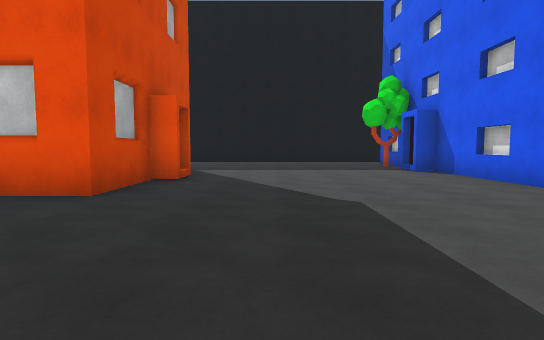
View 1 (above)

24 first-person views from a walk through a scene from a Unity 3-D project. The camera is 1.2 m above the floor, tilts 4° down and sees 80° across. The floor is counted in squares, 2 m on a side. Each view is taken from the middle of a square. On the plan, view 1 faces up. The plan holds only what a view shows up to about 10 squares ahead; the rest is blank. The place goes on beyond the plan. Some animated figures are not drawn. Surface patterns are stand-ins for the level's own textures.

View 2
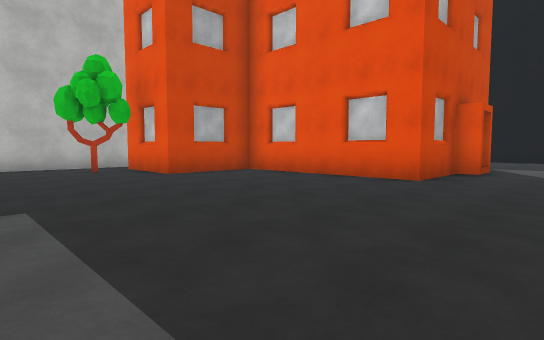

View 3
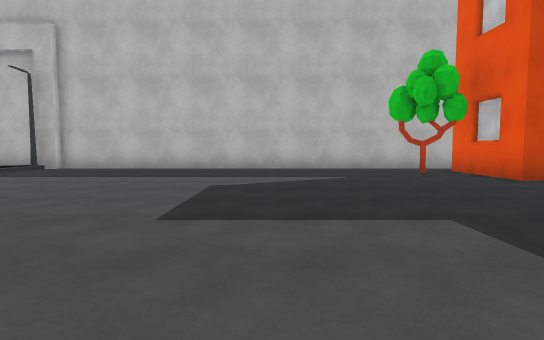

View 4
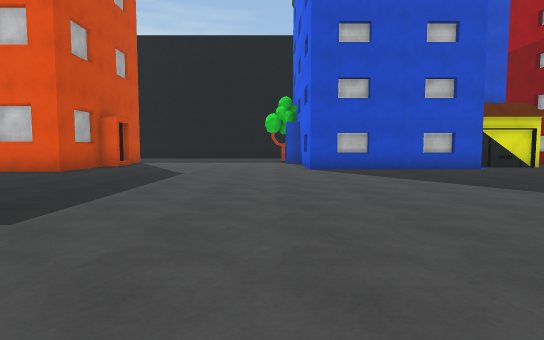

View 5
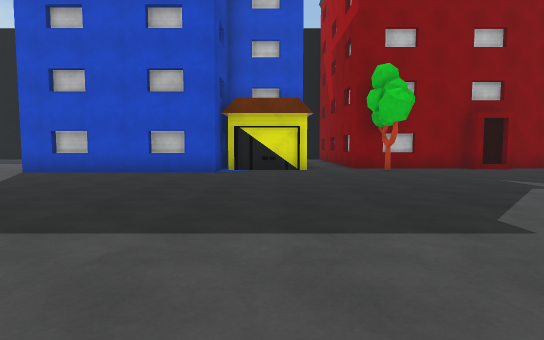

View 6
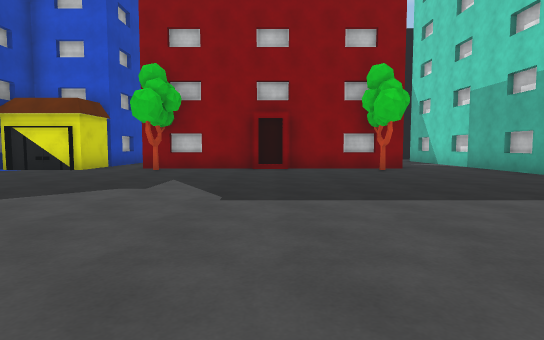

View 7
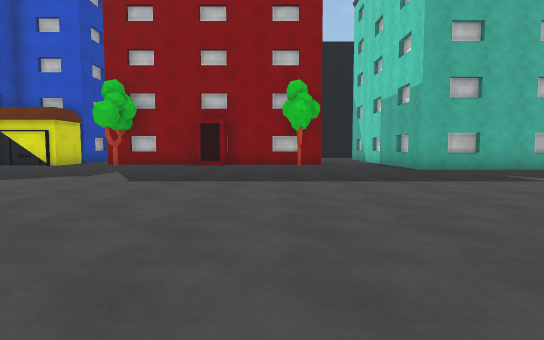

View 8
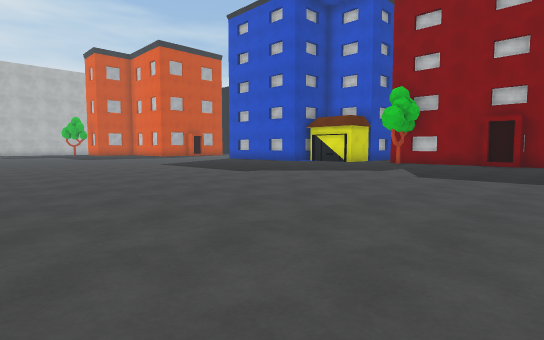

View 9
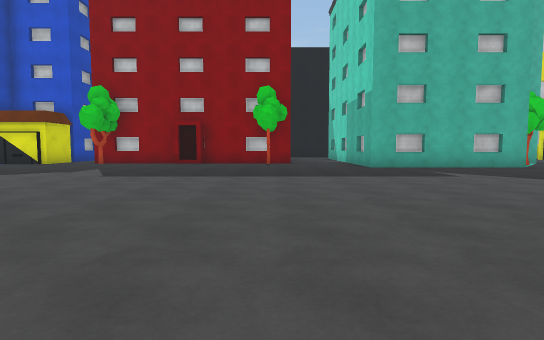

View 10
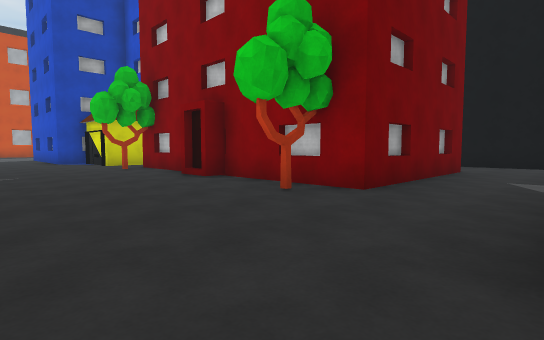

View 11
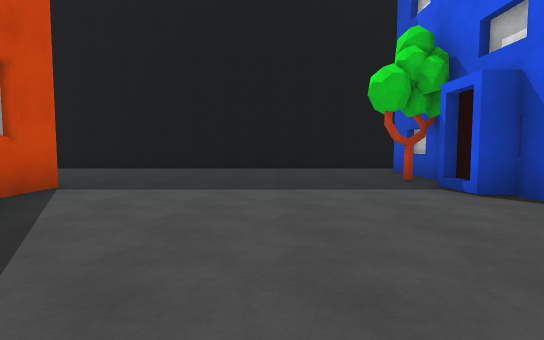

View 12
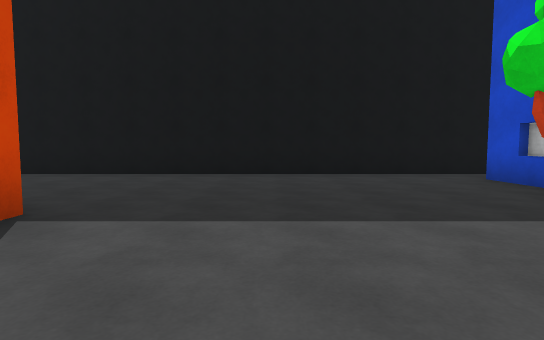

View 13
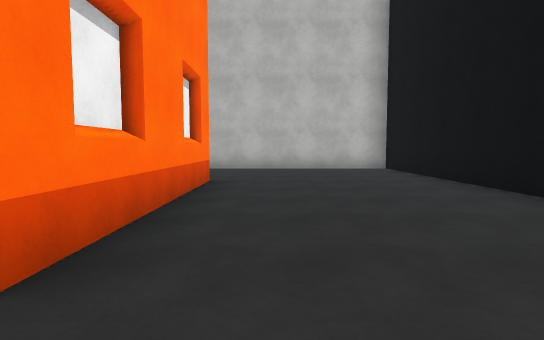

View 14
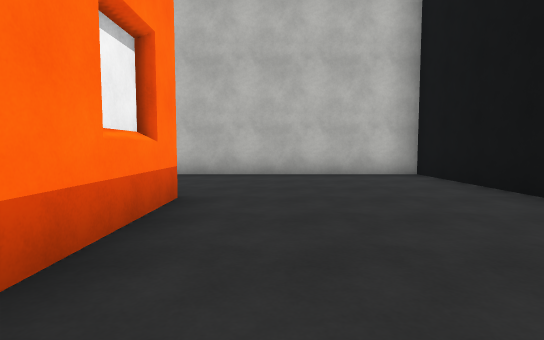

View 15
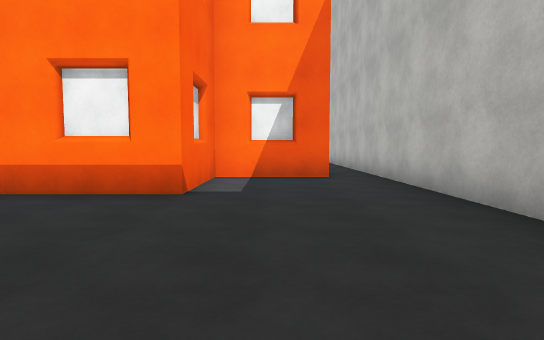

View 16
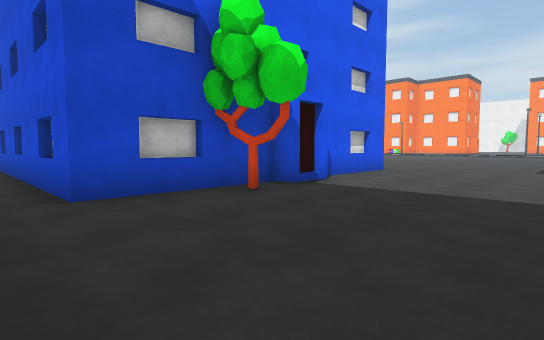

View 17
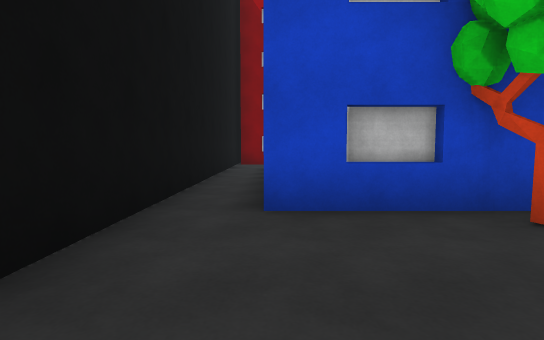

View 18
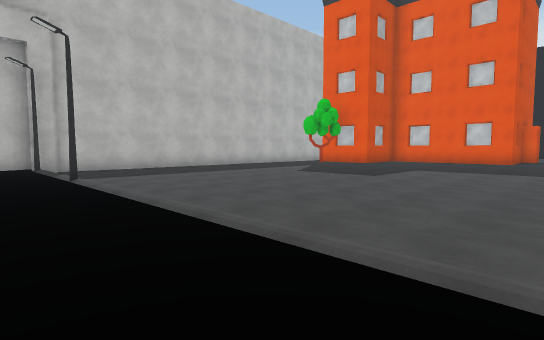

View 19
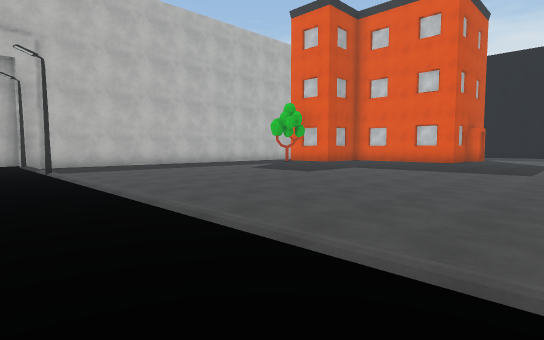

View 20
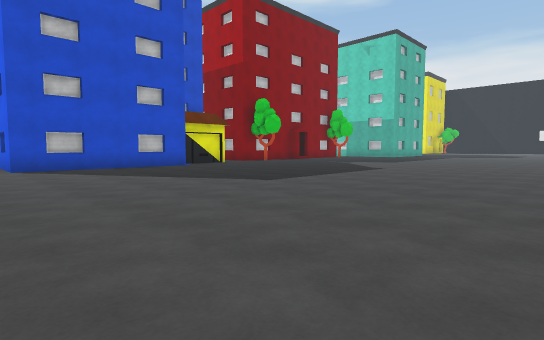

View 21
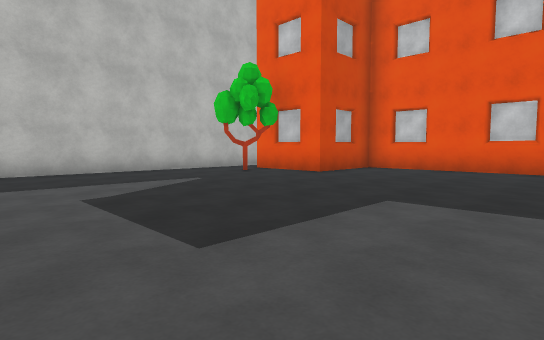

View 22
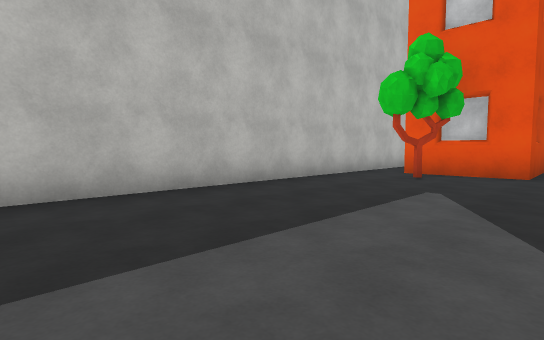

View 23
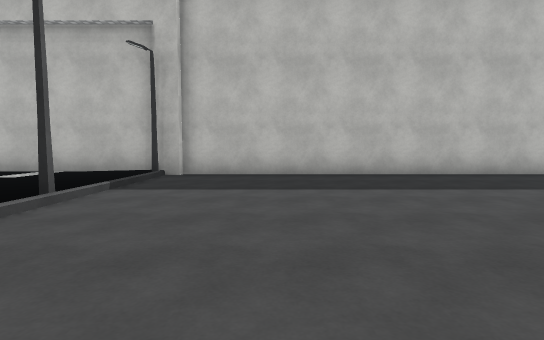

View 24
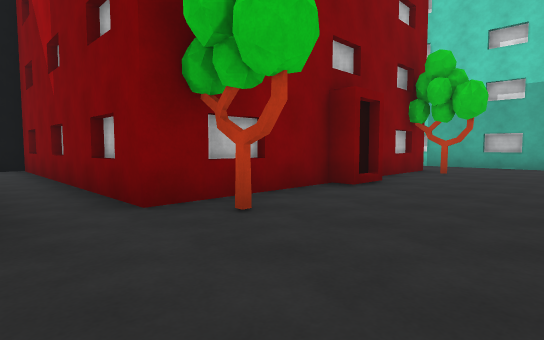

### Floor plan
Points are (right, up) in squares from view 1. A wall is a line through its corners. A room is listed if a view was taken in it or the views show most of it. See-through windows are left out.
Room 1 (views 1, 2, 3, 4, 5, 6, 7, 8, 9, 10, 11, 12, 13, 14, 15, 16, 17, 18, 19, 20, 21, 22, 23, 24)
walls: (8, 4.9) (7, 4.9); (5.6, 4.9) (4.8, 4.9); (8.7, 6.9) (8.7, 4.7) (4, 4.7) (4, 8); (10.9, 7.1) (10.9, 5.6) (8.8, 5.6); (3.7, 8) (3.7, 8.9); (3.5, 8) (3.5, 8.9); (12.5, 7.2) (12.5, 7.8); (4, 8.9) (4, 12.1); (-1.6, 5.9) (-2.2, 5.9) (-2.2, 4) (-6.8, 4) (-6.8, 1.5) (-9.3, 1.5); (-2.9, 4.1) (-3.9, 4.1); (15.5, 6.2) (12.4, 6.2) (12.4, 13.2); (16.4, 5.6) (15.5, 5.6); (16.4, 5.9) (15.6, 5.9); (-5.3, 4.1) (-6.1, 4.1); (-3.9, 8.7) (-3.1, 8.7); (3.5, 13.2) (-10.2, 13.2) (-10.2, -9); (-7.5, 1.7) (-8.5, 1.7); (19.5, 7.8) (19.5, 7.1); (-6.1, 8.7) (-5.2, 8.7); (19.5, 10.1) (19.5, 9.6); (-8.5, 6.3) (-7.5, 6.3); (23.6, 3.8) (22.8, 3.8); (19.7, 10.9) (19.7, 6.2) (16.4, 6.2); (-9.3, 6.4) (-6.9, 6.4) (-6.9, 8.9) (-2.2, 8.9) (-2.2, 7.8); (-9.6, -9.5) (-10.2, -9.5) (-10.2, -11.5); (-10, -8.9) (-10, -9.5); (25.5, 3.7) (22, 3.7) (22, 7); (25.5, 3.8) (25, 3.8); (21.1, 13.2) (19, 13.2)
ways out: opening at (3, 13) to room 2; opening at (12, 12) to room 2
objects: tree (-9, 0); tree (3, 10); tree (13, 5); tree (19, 5)
Room 2 (no view inside)
walls: (4, 12.1) (10.6, 12.1); (12.4, 13.2) (3.5, 13.2)
ways out: opening at (3, 13) to room 1; opening at (12, 12) to room 1

Positions as (right, up) in squares from view 1, and headings:
1: (0, 0), facing up
2: (0, -2), facing up-left
3: (-1, -3), facing left
4: (3, -4), facing up
5: (10, -3), facing up
6: (16, -3), facing up
7: (18, -5), facing up
8: (18, -6), facing up-left
9: (19, -6), facing up
10: (22, 2), facing up-left
11: (1, 4), facing up
12: (0, 6), facing up
13: (-1, 10), facing left
14: (-3, 10), facing left
15: (-8, 13), facing down
16: (0, 13), facing down-right
17: (1, 12), facing right
18: (0, -11), facing up-left
19: (2, -11), facing up-left
20: (3, -5), facing up-right
21: (-2, -5), facing up-left
22: (-6, -6), facing up-left
23: (-3, -7), facing left
24: (11, 3), facing up-right
